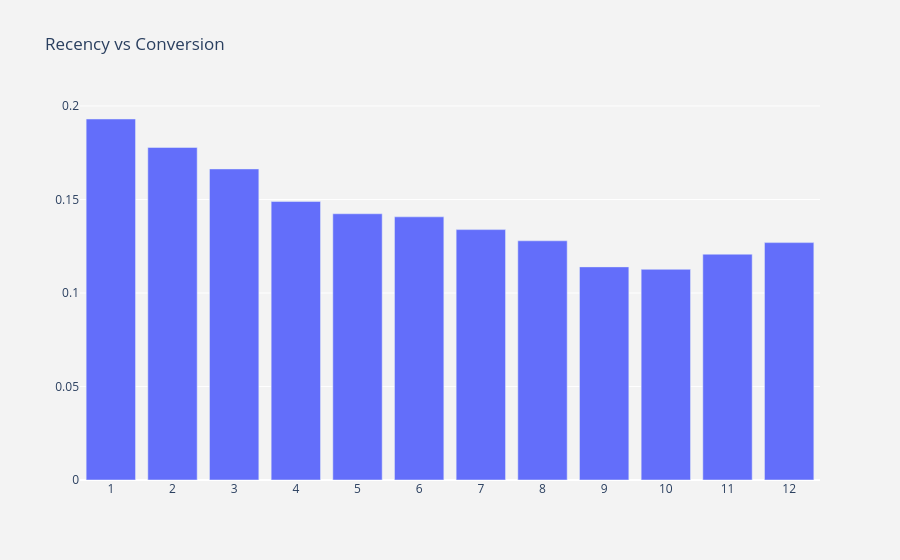

The cell this chart's notebook holds for it:
### Code cell
df_plot = df_data.groupby('recency').conversion.mean().reset_index()
plot_data = [
    go.Bar(
        x=df_plot['recency'],
        y=df_plot['conversion'],
    )
]

plot_layout = go.Layout(
        xaxis={"type": "category"},
        title='Recency vs Conversion',
        plot_bgcolor  = 'rgb(243,243,243)',
        paper_bgcolor  = 'rgb(243,243,243)',
    )
fig = go.Figure(data=plot_data, layout=plot_layout)
fig.show()

### Figure 1 — Plotly figure (JSON) as saved in the notebook; plotly's stock layout.template omitted (floating-point values rounded to 4 significant figures)
{"data": [{"type": "bar", "x": [1, 2, 3, 4, 5, 6, 7, 8, 9, 10, 11, 12], "y": [0.193, 0.1778, 0.1663, 0.1489, 0.1424, 0.1407, 0.1339, 0.1279, 0.114, 0.1126, 0.1207, 0.1269]}], "layout": {"paper_bgcolor": "rgb(243,243,243)", "plot_bgcolor": "rgb(243,243,243)", "title": {"text": "Recency vs Conversion"}, "xaxis": {"type": "category"}}}
